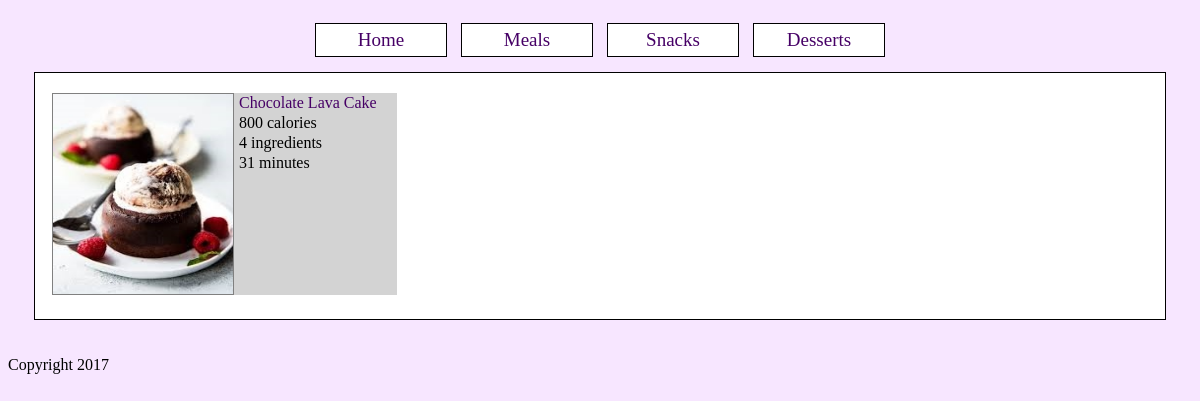
Page /index.php?type=Dessert on the committed database.
### tables this page shows
CREATE TABLE `recipes` (
  `id` int(11) NOT NULL,
  `recipe_name` varchar(50) NOT NULL,
  `recipe_type` varchar(10) NOT NULL,
  `calories` int(11) NOT NULL,
  `active` tinyint(1) NOT NULL
);

### private/initialize.php (called while the page is built, shortened)
<?php
require_once('db_connection.php');
require_once('functions.php');
require_once('validation_functions.php');
$admin = isset($_SESSION['admin']) ? $_SESSION['admin'] : '';

### private/validation_functions.php (called while the page is built, shortened)
<?php
function evaluate_name($name){
	$name = strtolower($name);
	$name = str_replace(" ","",$name);
	return $name;
}

### private/functions.php (the view, shortened to what this page needs)
<?php
function view_recipes($type){
	global $db;
	global $admin;
	$type_safe = mysqli_real_escape_string($db, $type);
	$query  = "SELECT * FROM Recipes ";
	$query .= "WHERE recipe_type = '{$type_safe}' ";
	if($admin != 'admin' && $admin != 'superadmin'){
		$query .= "AND active = 1 ";
	}
	$query .= "ORDER BY recipe_name";
	$result = mysqli_query($db, $query);
	$output = '';
	while($row = mysqli_fetch_assoc($result)){
		$picture = evaluate_name($row["recipe_name"]);
		$output .= "<div class=\"list\">";
		$output .= "<div class=\"center floatLeft\">";
		if(file_exists("images/".$picture.".jpg")){
			$output .= "<div class=\"picture\">";
			$output .= "<a href=\"view.php?id=";
			$output .= urlencode($row["id"])."\">";
			$output .= "<img src=\"images/".$picture.".jpg\"";
			$output .= " alt=".$row["recipe_name"];
			$output .= " height=\"200\" width=\"180\"></a></div>";
		} else {
			$output .="<div class=\"picture border\">No picture</div>";
		}
		$output .= "</div>";
		$output .= "<div class=\"center floatLeft\">";
		$output .= "<div class=\"left colMax\"><a href=\"view.php?id=";
		$output .= urlencode($row["id"]);
		$output .= "\">".htmlentities($row["recipe_name"])."</a>";
		$output .= "</div><div class=\"left\">";
		$output .= htmlentities($row["calories"])." calories";
		$output .= "</div><div class=\"left\">";
		$output .= count(get_ingredients_by_id($row["id"]))." ingredients";
		$output .= "</div><div class=\"left\">";
		$output .= get_total_time($row["id"])." minutes";
		$output .= "</div>";
		$output .= "</div>";
		$output .= "</div>";
	}
	return $output;
}
function get_ingredients_by_id($id){
	global $db;
	$id_safe = mysqli_real_escape_string($db, $id);
	$query  = "SELECT
				rec.id as rec_id,
				rec.recipe_name,
				rec.recipe_type,
				rec.calories,
				ing.id as ing_id,
				ing.ingredient_name,
				ing.amount,
				ing.unit ";
	$query .= "FROM Recipes rec ";
	$query .= "LEFT OUTER JOIN Recipe_Ingredients ing ";
	$query .= "ON rec.id = ing.recipe_id ";
	$query .= "WHERE rec.id = '{$id_safe}' ";
	$query .= "ORDER BY ing.id";
	$result = mysqli_query($db, $query);
	$ingredients = [];
	while($row = mysqli_fetch_assoc($result)){
		$ingredients[] = $row;
	}
	return $ingredients;
}
function get_instructions_by_id($id){
	global $db;
	$id_safe = mysqli_real_escape_string($db, $id);
	$query  = "SELECT
				rec.id as rec_id,
				rec.recipe_name,
				rec.recipe_type,
				rec.calories,
				ins.id as ins_id,
				ins.instruction_number,
				ins.time,
				ins.instruction
				";
	$query .= "FROM Recipes rec ";
	$query .= "LEFT OUTER JOIN Recipe_Instructions ins ";
	$query .= "ON rec.id = ins.recipe_id ";
	$query .= "WHERE rec.id = '{$id_safe}' ";
	$query .= "ORDER BY ins.instruction_number";
	$result = mysqli_query($db, $query);
	$instructions = [];
	while($row = mysqli_fetch_assoc($result)){
		$instructions[] = $row;
	}
	return $instructions;
}
function get_total_time($id){
	$ins_count = count(get_instructions_by_id($id));
	$total_time = [];
	for($i = 0; $i < $ins_count; $i++){
		$total_time[] = get_instructions_by_id($id)[$i]['time'];
	}
	$sum = array_sum($total_time);
	return $sum;
}

### public/stylesheet/styles.css (style rules this page uses)
body { font-family: "Century Gothic"; background-color: #f7e6ff; }
a { text-decoration: none; color: #460066; }
.picture { height: 200px; width: 180px; border: 1px solid grey; background-color: white; }
.left { text-align: left; padding: 1px 5px; }
.center { display: inline-block; vertical-align: middle; }
.floatLeft { float: left; }
.list { width: 20%; min-width: 345px; margin: 10px 2px; background-color: lightgrey; display: inline-block; }
.colMax { width: 140px; }

### rows in the picture
recipes: recipe_name "Chocolate Lava Cake", value "800 calories 4 ingredients 31 minutes"
